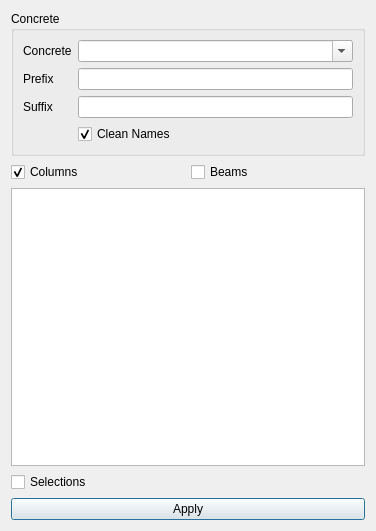
<?xml version="1.0" encoding="UTF-8"?>
<ui version="4.0">
 <class>Dialog</class>
 <widget class="QDialog" name="Dialog">
  <property name="geometry">
   <rect>
    <x>0</x>
    <y>0</y>
    <width>376</width>
    <height>531</height>
   </rect>
  </property>
  <property name="windowTitle">
   <string>Edit Frame Section Props</string>
  </property>
  <property name="windowIcon">
   <iconset resource="../../civiltools.qrc">
    <normaloff>:/civiltools/images/property_editor.svg</normaloff>:/civiltools/images/property_editor.svg</iconset>
  </property>
  <layout class="QVBoxLayout" name="verticalLayout">
   <item>
    <widget class="QGroupBox" name="concrete_groupbox">
     <property name="title">
      <string>Concrete</string>
     </property>
     <property name="checkable">
      <bool>false</bool>
     </property>
     <layout class="QFormLayout" name="formLayout">
      <item row="0" column="0">
       <widget class="QLabel" name="label">
        <property name="text">
         <string>Concrete</string>
        </property>
       </widget>
      </item>
      <item row="0" column="1">
       <widget class="QComboBox" name="concrete_mats">
        <property name="editable">
         <bool>true</bool>
        </property>
       </widget>
      </item>
      <item row="4" column="1">
       <widget class="QCheckBox" name="clean_names_checkbox">
        <property name="text">
         <string>Clean Names</string>
        </property>
        <property name="icon">
         <iconset resource="../../civiltools.qrc">
          <normaloff>:/civiltools/images/edit-clear.svg</normaloff>:/civiltools/images/edit-clear.svg</iconset>
        </property>
        <property name="iconSize">
         <size>
          <width>40</width>
          <height>40</height>
         </size>
        </property>
        <property name="checked">
         <bool>true</bool>
        </property>
       </widget>
      </item>
      <item row="2" column="0">
       <widget class="QLabel" name="label_2">
        <property name="text">
         <string>Suffix</string>
        </property>
       </widget>
      </item>
      <item row="2" column="1">
       <widget class="QLineEdit" name="suffix">
        <property name="text">
         <string/>
        </property>
       </widget>
      </item>
      <item row="1" column="0">
       <widget class="QLabel" name="label_3">
        <property name="text">
         <string>Prefix</string>
        </property>
       </widget>
      </item>
      <item row="1" column="1">
       <widget class="QLineEdit" name="prefix">
        <property name="text">
         <string/>
        </property>
       </widget>
      </item>
     </layout>
    </widget>
   </item>
   <item>
    <layout class="QHBoxLayout" name="horizontalLayout_2">
     <item>
      <widget class="QCheckBox" name="columns">
       <property name="text">
        <string>Columns</string>
       </property>
       <property name="icon">
        <iconset resource="../../civiltools.qrc">
         <normaloff>:/civiltools/images/columns.svg</normaloff>:/civiltools/images/columns.svg</iconset>
       </property>
       <property name="iconSize">
        <size>
         <width>40</width>
         <height>40</height>
        </size>
       </property>
       <property name="checked">
        <bool>true</bool>
       </property>
      </widget>
     </item>
     <item>
      <widget class="QCheckBox" name="beams">
       <property name="text">
        <string>Beams</string>
       </property>
       <property name="icon">
        <iconset resource="../../civiltools.qrc">
         <normaloff>:/civiltools/images/beams.svg</normaloff>:/civiltools/images/beams.svg</iconset>
       </property>
       <property name="iconSize">
        <size>
         <width>40</width>
         <height>40</height>
        </size>
       </property>
      </widget>
     </item>
    </layout>
   </item>
   <item>
    <widget class="QListWidget" name="stories">
     <property name="selectionMode">
      <enum>QAbstractItemView::ExtendedSelection</enum>
     </property>
    </widget>
   </item>
   <item>
    <widget class="QCheckBox" name="selection_checkbox">
     <property name="text">
      <string>Selections</string>
     </property>
     <property name="icon">
      <iconset resource="../../civiltools.qrc">
       <normaloff>:/civiltools/images/select-area-icon.svg</normaloff>:/civiltools/images/select-area-icon.svg</iconset>
     </property>
     <property name="iconSize">
      <size>
       <width>40</width>
       <height>40</height>
      </size>
     </property>
    </widget>
   </item>
   <item>
    <widget class="QPushButton" name="assign_pushbutton">
     <property name="text">
      <string>Apply</string>
     </property>
     <property name="icon">
      <iconset resource="../../civiltools.qrc">
       <normaloff>:/civiltools/images/etabs.png</normaloff>:/civiltools/images/etabs.png</iconset>
     </property>
     <property name="iconSize">
      <size>
       <width>60</width>
       <height>60</height>
      </size>
     </property>
    </widget>
   </item>
  </layout>
 </widget>
 <resources>
  <include location="../../civiltools.qrc"/>
 </resources>
 <connections/>
</ui>
